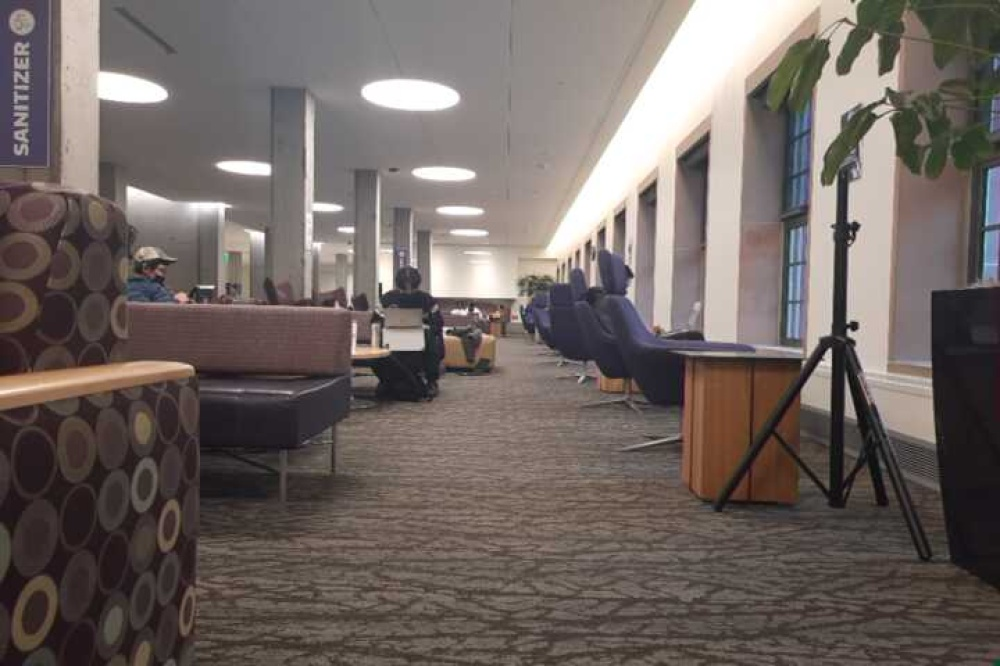
#> input picture data/img1-1.jpg, 1000 x 666 px
$ jupyter execute test.ipynb
#> lines starting #> are read from the running program, lines starting #| are printed output that depends on the picture
[cell 1]
import numpy as np
import cv2 as cv
import matplotlib.pyplot as plt

[cell 2]
img1 = cv.imread('data/img1-1.jpg',cv.IMREAD_GRAYSCALE)          # queryImage
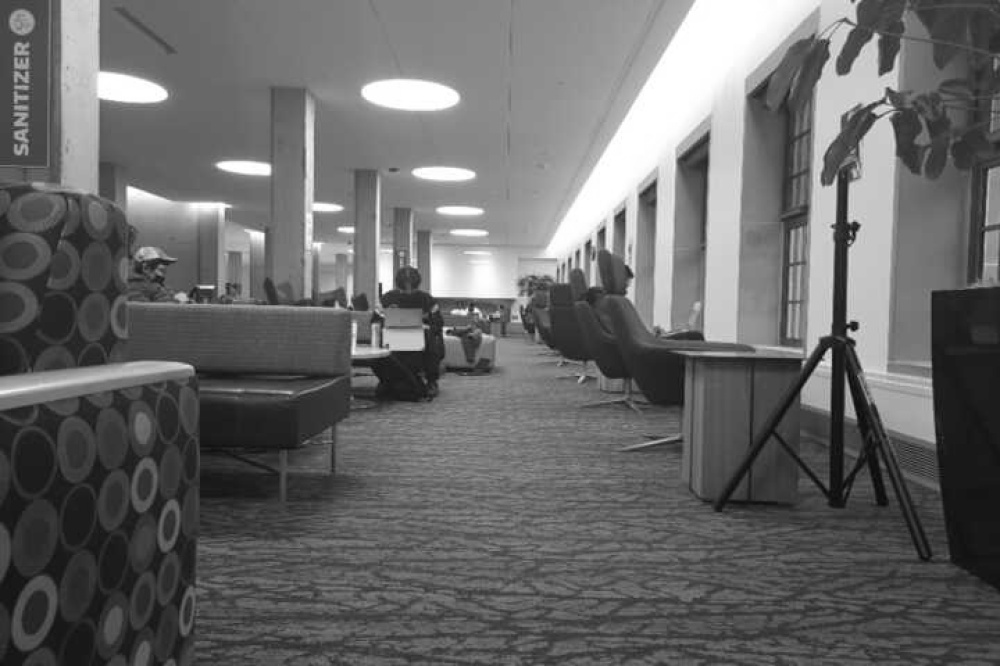
#> img1: shape (666, 1000); min 1, max 255, mean 104.5
img2 = cv.imread('data/img2-1.jpg',cv.IMREAD_GRAYSCALE) # trainImage
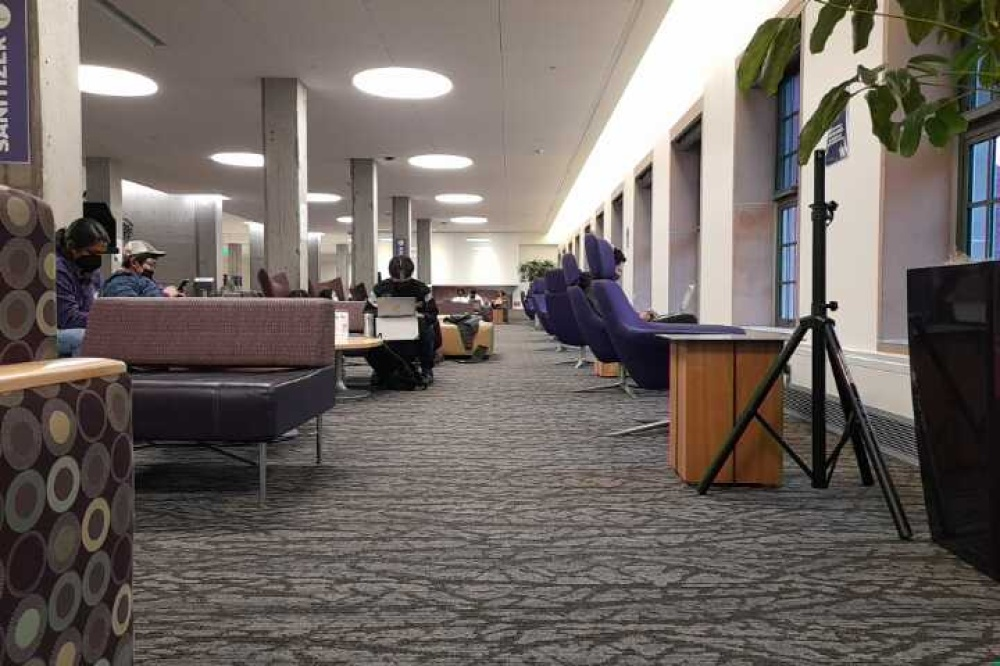
#> input picture data/img2-1.jpg, 1000 x 666 px
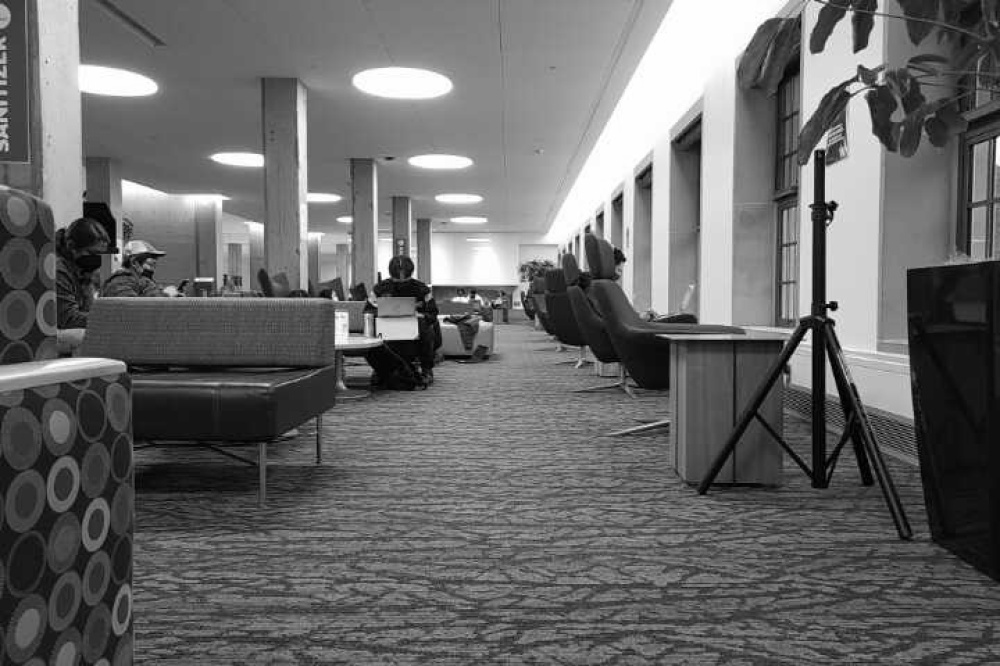
#> img2: shape (666, 1000); min 0, max 255, mean 104.8
# Initiate SIFT detector
sift = cv.SIFT_create()
# find the keypoints and descriptors with SIFT
kp1, des1 = sift.detectAndCompute(img1,None)
#> kp1 = 2194 keypoints; strongest (x, y, size): (854, 326, 5.9), (694, 162, 25.5), (476, 310, 3.4), (620, 218, 9.2)
kp2, des2 = sift.detectAndCompute(img2,None)
#> kp2 = 5667 keypoints; strongest (x, y, size): (688, 144, 24.1), (386, 275, 5.8), (618, 202, 8.7), (414, 276, 4.5)
# BFMatcher with default params
bf = cv.BFMatcher()
matches = bf.knnMatch(des1,des2,k=2)
#> matches = 2194 matches
# Apply ratio test
good = []
for m,n in matches:
    if m.distance < 0.75*n.distance:
        good.append([m])
#> after the loop, good = 554 matches
# cv.drawMatchesKnn expects list of lists as matches.
img3 = cv.drawMatchesKnn(img1,kp1,img2,kp2,good,None,flags=cv.DrawMatchesFlags_NOT_DRAW_SINGLE_POINTS)
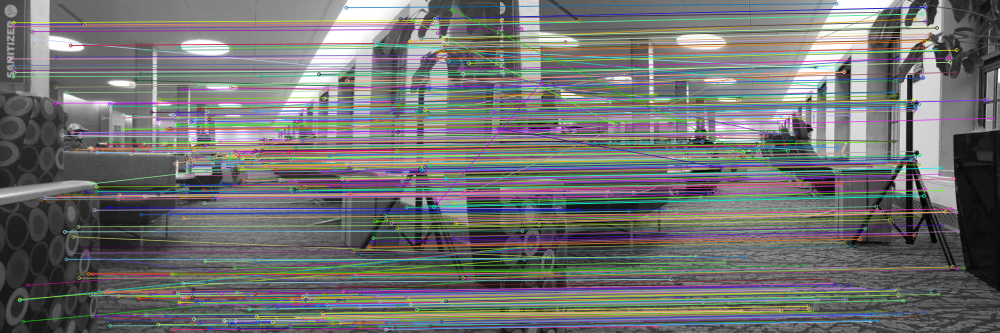
#> img3: shape (666, 2000, 3) (shown at 1/2 size); mean of channels 0, 1, 2 112.9, 113.3, 112.7; drawn as B, G, R

fig = plt.figure(1, dpi = 200)
plt.imshow(img3)

[cell 3]
print(matches[0][0].queryIdx)
#| 0
print(matches[0][0].trainIdx)
#| 2057
